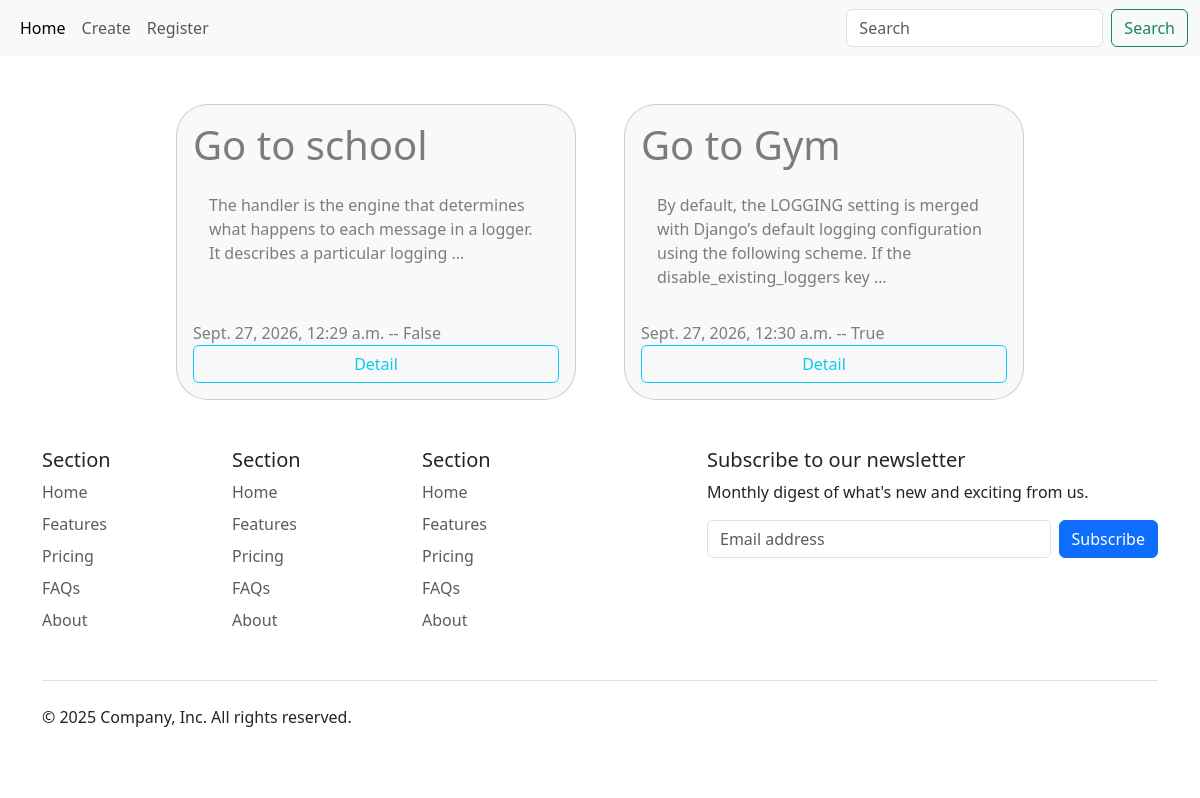
The page / on the database its author committed.
### home/models.py (models this page shows, shortened)
class Todo(models.Model):
    title = models.CharField(max_length=200)
    content = models.TextField()
    is_done = models.BooleanField(default=False)
    created_at = models.DateTimeField(auto_now_add=True)
    updated_at = models.DateTimeField(auto_now=True)

### home/views.py (the view)
# urls.py: 2. Add a URL to urlpatterns:  path('', views.home, name='home')
def home(request:Any):
    todos = Todo.objects.all()
    return render(request, template_name='home/index.html' , context={'todos': todos})

### home/templates/home/index.html
{% extends 'base.html' %}
{% block content %}
<div class="container pt-5 d-flex    justify-content-center gap-5 flex-wrap flex-row">
    {% for todo in todos %}
    <div class="card bg-body-tertiary text-black-50  p-3 rounded rounded-5" style="width: 400px">
        <h1 class="card-title">{{ todo.title }}</h1>
        <p class="card-body">{{ todo.content|truncatewords:20 }}</p>
        <span>{{ todo.created_at }} -- {{ todo.is_done }}</span>
        <a href="{% url 'detail' todo.id %}" class="btn btn-outline-info">Detail</a>
    </div>
    {% endfor %}
</div>
{% endblock %}

### templates/base.html (shortened to what this page needs)
{% load static %}
<!doctype html>
<html lang="en">
<head>
    <link rel="stylesheet" href="{% static 'css/bootstrap.min.css' %}">
</head>
<body>
   {% include 'inc/navbar.html' %}
   {% block content %}
   {% endblock %}
    {% include 'inc/footer.html' %}
</body>
</html>

### templates/inc/navbar.html
<nav class="navbar navbar-expand-lg bg-body-tertiary">
  <div class="container-fluid">
    <div class="collapse navbar-collapse" id="navbarSupportedContent">
      <ul class="navbar-nav me-auto mb-2 mb-lg-0">
        <li class="nav-item">
          <a class="nav-link active" aria-current="page" href="{% url 'home' %}">Home</a>
        </li>
        <li class="nav-item">
          <a class="nav-link" aria-disabled="true" href="{% url 'create' %}">Create</a>
        </li>
        <li class="nav-item">
          <a class="nav-link" aria-disabled="true" href="{% url 'register' %}">Register</a>
        </li>
      </ul>
      <form class="d-flex" role="search">
        <input class="form-control me-2" type="search" placeholder="Search" aria-label="Search"/>
        <button class="btn btn-outline-success" type="submit">Search</button>
      </form>
    </div>
  </div>
</nav>

### templates/inc/footer.html (shortened to what this page needs)
<div class="container">
    <footer class="py-5">
        <div class="row">
            <div class="col-6 col-md-2 mb-3"><h5>Section</h5>
                <ul class="nav flex-column">
                    <li class="nav-item mb-2"><a href="#" class="nav-link p-0 text-body-secondary">Home</a></li>
                    <li class="nav-item mb-2"><a href="#" class="nav-link p-0 text-body-secondary">Features</a></li>
                    <li class="nav-item mb-2"><a href="#" class="nav-link p-0 text-body-secondary">Pricing</a></li>
                    <li class="nav-item mb-2"><a href="#" class="nav-link p-0 text-body-secondary">FAQs</a></li>
                    <li class="nav-item mb-2"><a href="#" class="nav-link p-0 text-body-secondary">About</a></li>
                </ul>
            </div>
            <div class="col-6 col-md-2 mb-3"><h5>Section</h5>
                <ul class="nav flex-column">
                    <li class="nav-item mb-2"><a href="#" class="nav-link p-0 text-body-secondary">Home</a></li>
                    <li class="nav-item mb-2"><a href="#" class="nav-link p-0 text-body-secondary">Features</a></li>
                    <li class="nav-item mb-2"><a href="#" class="nav-link p-0 text-body-secondary">Pricing</a></li>
                    <li class="nav-item mb-2"><a href="#" class="nav-link p-0 text-body-secondary">FAQs</a></li>
                    <li class="nav-item mb-2"><a href="#" class="nav-link p-0 text-body-secondary">About</a></li>
                </ul>
            </div>
            <div class="col-6 col-md-2 mb-3"><h5>Section</h5>
                <ul class="nav flex-column">
                    <li class="nav-item mb-2"><a href="#" class="nav-link p-0 text-body-secondary">Home</a></li>
                    <li class="nav-item mb-2"><a href="#" class="nav-link p-0 text-body-secondary">Features</a></li>
                    <li class="nav-item mb-2"><a href="#" class="nav-link p-0 text-body-secondary">Pricing</a></li>
                    <li class="nav-item mb-2"><a href="#" class="nav-link p-0 text-body-secondary">FAQs</a></li>
                    <li class="nav-item mb-2"><a href="#" class="nav-link p-0 text-body-secondary">About</a></li>
                </ul>
            </div>
            <div class="col-md-5 offset-md-1 mb-3">
                <form><h5>Subscribe to our newsletter</h5>
                    <p>Monthly digest of what's new and exciting from us.</p>
                    <div class="d-flex flex-column flex-sm-row w-100 gap-2"> <input id="newsletter1" type="email" class="form-control"
                                               placeholder="Email address">
                        <button class="btn btn-primary" type="button">Subscribe</button>
                    </div>
                </form>
            </div>
        </div>
        <div class="d-flex flex-column flex-sm-row justify-content-between py-4 my-4 border-top"><p>© 2025 Company, Inc.
            All rights reserved.</p>
            <ul class="list-unstyled d-flex">
                <li class="ms-3"><a class="link-body-emphasis" href="#" aria-label="Instagram">
                    <svg class="bi" width="24" height="24">
                        <use xlink:href="#instagram"></use>
                    </svg>
                </a></li>
                <li class="ms-3"><a class="link-body-emphasis" href="#" aria-label="Facebook">
                    <svg class="bi" width="24" height="24" aria-hidden="true">
                        <use xlink:href="#facebook"></use>
                    </svg>
                </a></li>
            </ul>
        </div>
    </footer>
</div>

### rows shown on the page
Todo: title "Go to school", content "The handler is the engine that determines what happens to each message in a logger. It describes a particular logging …", created_at "Sept. 27, 2026, 12:29 a.m.", is_done "False"
Todo: title "Go to Gym", content "By default, the LOGGING setting is merged with Django’s default logging configuration using the following scheme. If the disable_existing_loggers key …", created_at "Sept. 27, 2026, 12:30 a.m.", is_done "True"
